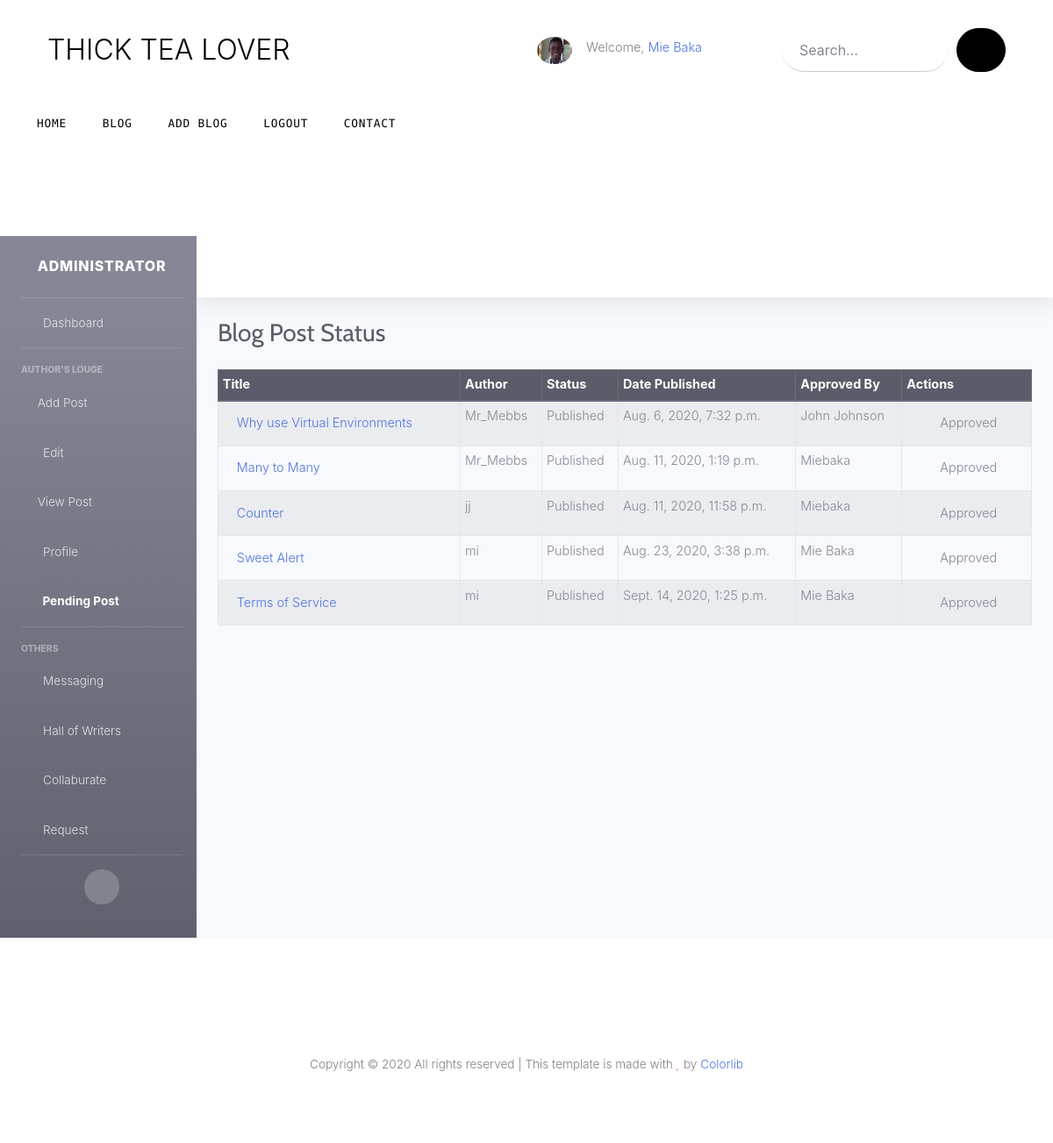
The app's page /dashboard/pending/ (signed in) with its own data.
### blog/models.py (models this page shows, shortened)
class Profile(models.Model):
    user = models.OneToOneField(User, null=True, on_delete=models.CASCADE)
    email_confirmed = models.BooleanField(default=False)
    number_of_post = models.IntegerField(null=True)
    number_of_views = models.IntegerField(null=True, default=0)
    profile_complete = models.BooleanField(null=True, default=False)
    birth_date = models.DateField(null=True , blank=True)
    bio = models.TextField(max_length=200 , null=True, blank=True)
    sex = models.CharField(max_length=6 , null=True, blank=True)
    location = models.CharField(max_length=30 , choices=COUNTRY, null=True, blank=True)
    cover_image = models.ImageField(default='default_image.jpg', null=True, upload_to='profile/images/')
    linkedin = models.URLField(max_length=80, null=True)
    twitter = models.URLField(max_length=80, null=True)
    github = models.URLField(max_length=80, null=True)
    whatsapp = models.URLField(null=True)
    visibility = models.BooleanField(null=True, default=False)

class Post(models.Model):
    author = models.ForeignKey(User, null = True, on_delete = models.SET_NULL, related_name='publisher')
    title = models.CharField(max_length=30, verbose_name="Post title")
    slug = models.SlugField(unique=True, max_length=100, null=True)
    body = RichTextUploadingField()
    created_on = models.DateTimeField(auto_now_add=True)
    cover_image = models.ImageField(default='teadefault.jpg', upload_to='images/')
    last_modified = models.DateTimeField(auto_now=True, blank=True)
    published_flag = models.BooleanField(null=True, default=False)
    status = models.CharField(max_length=7, null=True)
    number_of_comments = models.IntegerField(null=True)
    favorite = models.BooleanField(null=True)
    read_duration = models.IntegerField(null=True, default=3)
    number_of_views = models.IntegerField(null=True, default=0)
    new_tag = models.ManyToManyField('Tags', related_name='tag')
    categories = models.ManyToManyField('Category', related_name='posts')
    approved_by = models.ForeignKey(User, null=True, on_delete=models.SET_NULL, related_name='approval_officer' )

### blog/views.py (the view)
# urls.py: path("dashboard/pending/", views.dashboard_pending_post, name="dashboard_pending_post"),
@login_required
def dashboard_pending_post(request):
    verified = False
    posts = Post.objects.all().order_by("published_flag")
    if request.user.is_superuser is True and request.user.is_authenticated:
        verified = True
    context = {
        "bt_highlighted_pending": True,
        "posts": posts,
        "verified": verified
    }
    return render(request, "dashboard_other_post.html", context)

### blog/templates/dashboard_other_post.html (shortened to what this page needs)
{% extends "dashboard.html" %}
{% load static %}
{% block dashboard %}
<div class="container-fluid">
    <div class="d-sm-flex align-items-center justify-content-between mb-4">
        <h1 class="h3 mb-0 text-gray-800">Blog Post Status</h1>
    </div>
    <div class="overflow-auto">
        <table class="table table-striped table-bordered table-sm">
            <thead class="thead-dark">
                <tr>
                    <th>Title</th>
                    <th>Author</th>
                    <th>Status</th>
                    <th>Date Published</th>
                    <th>Approved By</th>
                    <th>Actions</th>
                </tr>
            </thead>
            <tbody>
                {% for list in posts %}
                <tr>
                    <td> <a class="nav-link"
                            href="{% url 'blog:pending_blog_detail' slug=list.slug %}">{{ list.title }}</a></td>
                    <td> {{ list.author.username}}</td>
                    {% if list.published_flag is True %}
                    <td> Published </td>
                    {% else %}
                    <td> Pending </td>
                    {% endif %}
                    <td> {{ list.created_on }} </td>
                    {% if list.published_flag is True %}
                    <td> {{ list.approved_by.get_full_name }} </td>
                    <td>
                        <a class="nav-link">
                            <i class="fas fa-fw fa-check"></i>
                             Approved</a>
                    </td>
                    {% endif %}
                </tr>
                {% endfor %}
            </tbody>
        </table>
    </div>
</div>
{% endblock %}

### templates/base.html (shortened to what this page needs)
{% load static %}
<!DOCTYPE html>
<html lang="en">
<head>
  <link rel="stylesheet" href="{% static 'fonts/icomoon/style.css' %}">
  <link rel="stylesheet" href="{% static 'css/bootstrap.min.css' %}">
  <link rel="stylesheet" href="{% static 'Bootstrap_Extra/css/bootstrap-select.css' %}">
  <link rel="stylesheet" href="{% static 'css/nav_tab.css' %}">
  <link rel="stylesheet" href="{% static 'css/jquery-ui.css' %}">
  <link rel="stylesheet" href="{% static 'css/tagsinput.css' %}">
  <link rel="stylesheet" href="{% static 'css/owl.carousel.min.css' %}">
  <link rel="stylesheet" href="{% static 'css/owl.theme.default.min.css' %}">
  <link rel="stylesheet" href="{% static 'css/owl.theme.default.min.css' %}">
  <link rel="stylesheet" href="{% static 'css/jquery.fancybox.min.css' %}">
  <link rel="stylesheet" href="{% static 'css/bootstrap-datepicker.css' %}">
  <link rel="stylesheet" href="{% static 'fonts/flaticon/font/flaticon.css' %}">
  <link rel="stylesheet" href="{% static 'dashboard/css/sb-admin-2.min.css' %}">
  <link rel="stylesheet" href="{% static 'dashboard/vendor/fontawesome-free/css/all.min.css' %}">
  <link rel="stylesheet" href="{% static 'css/aos.css' %}">
  <link href="{% static 'css/jquery.mb.YTPlayer.min.css' %}" media="all" rel="stylesheet" type="text/css">
  <link rel="stylesheet" href="{% static 'css/style.css' %}">
  <link rel="stylesheet" href="{% static 'css/profile.css' %}">
</head>
<body data-spy="scroll" data-target=".site-navbar-target" data-offset="300">
  <div class="site-wrap mb-2">
    <div class="header-top">
      <div class="container">
        <div class="row align-items-center">
          <div class="col-12 col-lg-6 d-flex">
            <a href="{% url 'blog:homepage_view' %}" class="site-logo">
              THICK TEA LOVER
            </a>
          </div>
            {% if user.is_authenticated %}
            <div class="col-12 col-lg-3 d-flex">
            <div class="bio-pic mr-3">
              <img src="{{ user.profile.cover_image.url  }}" alt="Profile Image" class="img-fluidid">
            </div>
            <div class="d-inline-block"> Welcome, <a
                href="{% url 'blog:dashboard_home' user.username %}">{{ user.get_full_name }}</a></div>
            </div>
            {% endif %}
              <form action="{% url 'blog:blog_index_search' %}" method="POST"
                class="col-12 col-lg-3 ml-auto align-items-center">
                <div class="d-flex">
                  <input type="search" name="search_word" class="form-control" id="search_word"
                    placeholder="Search...">
                  <button type="submit" class="btn btn-secondary"><span class="icon-search"></span></button>
                </div>
              </form>
          </div>
      </div>
      <div class="site-navbar py-2 js-sticky-header site-navbar-target d-none pl-0 d-lg-block" role="banner">
        <div class="container">
          <div class="row">
            <div class="d-flex align-items-center">
              <div class="mr-auto">
                <nav class="site-navigation position-relative text-right" role="navigation">
                  <ul class="site-menu main-menu js-clone-nav mr-auto d-none pl-0 d-lg-block">
                    {% if bt_highlighted_home %}
                    <li class="active"><a href="{% url 'blog:homepage_view' %}" class="nav-link text-left">Home</a></li>
                    {% else %}
                    <li class="home"><a href="{% url 'blog:homepage_view' %}" class="nav-link text-left">Home</a></li>
                    {% endif %}
                    {% if bt_highlighted_index %}
                    <li class="active"><a href="{% url 'blog:blog_index' %}" class="nav-link text-left">Blog</a></li>
                    {% else %}
                    <li class="blog"><a href="{% url 'blog:blog_index' %}" class="nav-link text-left">Blog</a></li>
                    {% endif %}
                    {% if user.is_authenticated %}
                    {% if bt_highlighted_add_blog %}
                    <li class="active"><a href="{% url 'blog:dashboard_add_post' user.username %}"
                      class="nav-link text-left">Add Blog</a></li>
                    {% else %}
                    <li class="add_blog"><a href="{% url 'blog:dashboard_add_post' user.username %}"
                      class="nav-link text-left">Add Blog</a></li>
                    {% endif %}
                    {% if bt_highlighted_logout %}
                    <li class="active"><a href="javascript:;" class="nav-link text-left"
                    onclick="log_out()">Logout</a></li>
                    {% else %}
                    <li class="logged_out"><a href="javascript:;" class="nav-link text-left"
                      onclick="log_out()">Logout</a></li>
                    {% endif %}
                  {% else %}
                  {% if bt_highlighte_signing %}
                  <li class="active"><a href="{% url 'accounts:login' %}" class="nav-link text-left">Login/Signup</a></li>
                  {% else %}
                  <li class="login_signup"><a href="{% url 'accounts:login' %}" class="nav-link text-left">Login/Signup</a></li>
                  {% endif %}
                    {% endif %}
                    {% if bt_highlighte_contact %}
                    <li class="active"><a href="{% url 'blog:blog_contact' %}" class="nav-link text-left">Contact</a></li>
                    {% else %}
                    <li class="Contact"><a href="{% url 'blog:blog_contact' %}" class="nav-link text-left">Contact</a></li>
                    {% endif %}
                  </ul>
                </nav>
              </div>
            </div>
          </div>
        </div>
      </div>
      {% block page_content %}
      {% endblock %}
      <div class="footer">
        <div class="container">
          <div class="row">
            <div class="col-12">
              <div class="copyright">
                <p>
                  Copyright &copy;
                  <script>document.write(new Date().getFullYear());</script> All rights reserved | This template is made
                  with <i class="icon-heart text-danger" aria-hidden="true"></i> by <a href="https://colorlib.com"
                    target="_blank">Colorlib</a>
                </p>
                <div class="ml-md-auto top-social d-lg-inline-block">
                  <a href="https://www.facebook.com/thicktealover" class="d-inline-block p-3"><span
                      class="icon-facebook"></span></a>
                  <a href="https://www.twitter.com/thicktealover" class="d-inline-block p-3"><span
                      class="icon-twitter"></span></a>
                  <a href="https://www.instagram.com/thicktealover" class="d-inline-block p-3"><span
                      class="icon-instagram"></span></a>
                </div>
              </div>
            </div>
          </div>
        </div>
      </div>
    </div>
</body>
</html>

### static/css/style.css (style rules this page uses)
html { overflow-x: hidden; }
body { line-height: 1.7; color: gray; font-weight: 300; font-size: .9rem; }
a { -webkit-transition: .3s all ease; -o-transition: .3s all ease; transition: .3s all ease; }
h1, h2, h3, h4, h5, .h1, .h2, .h3, .h4, .h5 { font-family: "Cabin", -apple-system, BlinkMacSystemFont, "Segoe UI", Roboto, "Helvetica Neue", Arial, sans-serif, "Apple Color Emoji", "Segoe UI Emoji", "Segoe UI Symbol", "Noto Color Emoji"; }
.site-wrap:before { display: none; -webkit-transition: .3s all ease-in-out; -o-transition: .3s all ease-in-out; transition: .3s all ease-in-out; background: rgba(0, 0, 0, 0.6); content: ""; position: absolute; z-index: 2000; top: 0; left: 0; right: 0; bottom: 0; opacity: 0; visibility: hidden; }
.site-logo { font-size: 2rem; color: #000; }
.site-navbar { margin-bottom: 0px; z-index: 1999; width: 100%; background: #fff; font-family: "B612 Mono", monospace; }
.site-navbar .site-navigation .site-menu { margin-left: 0; padding-left: 0; margin-bottom: 0; }
.site-navbar .site-navigation .site-menu a { text-decoration: none !important; display: inline-block; }
.site-navbar .site-navigation .site-menu > li { display: inline-block; }
.site-navbar .site-navigation .site-menu > li:first-child > a { padding-left: 0; }
.site-navbar .site-navigation .site-menu > li > a { text-transform: uppercase; font-size: .8rem; letter-spacing: .05rem; font-weight: 400; display: inline-block; text-decoration: none !important; color: #000; }
.header-top > .container { padding-top: 30px; padding-bottom: 30px; }
.btn { text-transform: uppercase; font-size: 14px; letter-spacing: .2rem; font-family: "Cabin", -apple-system, BlinkMacSystemFont, "Segoe UI", Roboto, "Helvetica Neue", Arial, sans-serif, "Apple Color Emoji", "Segoe UI Emoji", "Segoe UI Symbol", "Noto Color Emoji"; }
.bio-pic { -webkit-box-flex: 0; -ms-flex: 0 0 40px; flex: 0 0 40px; }
.bio-pic img { max-width: 100%; border-radius: 50%; }
.form-control { margin-right: 10px; height: 50px; padding-left: 20px; padding-right: 20px; border-radius: 30px; border: none; background: #fff; border-bottom: 1px solid transparent; border-bottom: 1px solid #ccc; }
.btn { border-radius: 30px; background: #000; padding-left: 20px; padding-right: 20px; border-color: #000; color: #fff; }
.footer { font-size: .85rem; text-align: center; padding: 2rem 0; }
.top-social a { color: #000; }

### records on screen
Post: title "Why use Virtual Environments", author.username "Mr_Mebbs", published_flag "Published", created_on "Aug. 6, 2020, 7:32 p.m.", approved_by.get_full_name "John Johnson"
Post: title "Many to Many", author.username "Mr_Mebbs", published_flag "Published", created_on "Aug. 11, 2020, 1:19 p.m.", approved_by.get_full_name "Miebaka"
Post: title "Counter", author.username "jj", published_flag "Published", created_on "Aug. 11, 2020, 11:58 p.m.", approved_by.get_full_name "Miebaka"
Post: title "Sweet Alert", author.username "mi", published_flag "Published", created_on "Aug. 23, 2020, 3:38 p.m.", approved_by.get_full_name "Mie Baka"
Post: title "Terms of Service", author.username "mi", published_flag "Published", created_on "Sept. 14, 2020, 1:25 p.m.", approved_by.get_full_name "Mie Baka"

### other values on screen
{{ user.get_full_name }} "Mie Baka"
